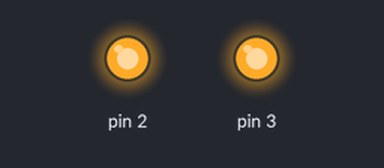
The sketch below on a simulated Arduino Uno, built with avr-gcc and run on an emulated ATmega328P. On the bench: output pins drawn as LEDs (lit = HIGH).

Above: at 0.1 s.
Timing chart, 0 to 1.6 s (numbered marks = the images above):
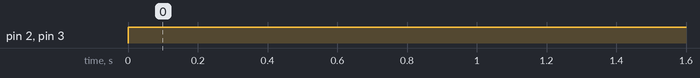

The sketch:

Mighty_Snaget1.ino
```cpp
/*
  This program blinks pin 13 of the Arduino (the
  built-in LED)
*/

void setup()
{
  pinMode(3, OUTPUT);

  pinMode(2, OUTPUT);
    digitalWrite(3, LOW);
  digitalWrite(2, LOW);

}

void loop()
{
  // turn the LED on (HIGH is the voltage level)
  digitalWrite(2, HIGH);
  digitalWrite(3, HIGH);

}
```

Measured:
- by itself, pin 2, pin 3: LOW → HIGH at 0.00 s
